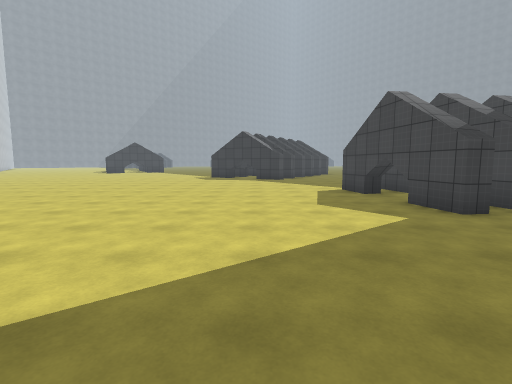
View 1 (above)

24 first-person views from a walk through a Unity game level. The camera is 1.5 m above the floor, tilts 6° down and sees 85° across. The floor is counted in squares, 1.8 m on a side. Each view is taken from the middle of a square. On the plan, view 1 faces up. The plan holds only what a view shows up to about 10 squares ahead; the rest is blank. The place goes on beyond the plan. The player character is not drawn. Some animated figures are not drawn. Surface patterns are stand-ins for the level's own textures.

View 2
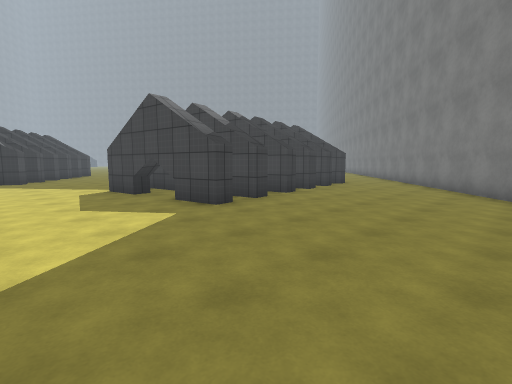

View 3
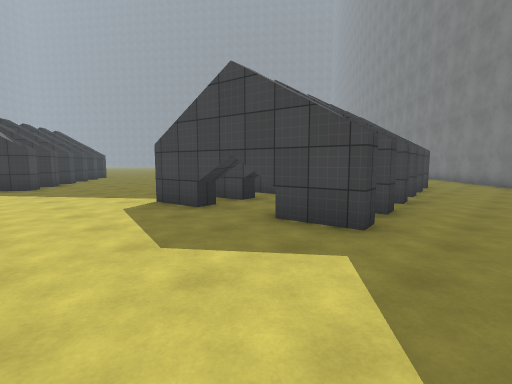

View 4
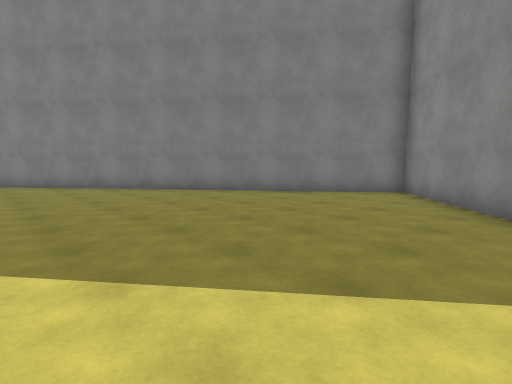

View 5
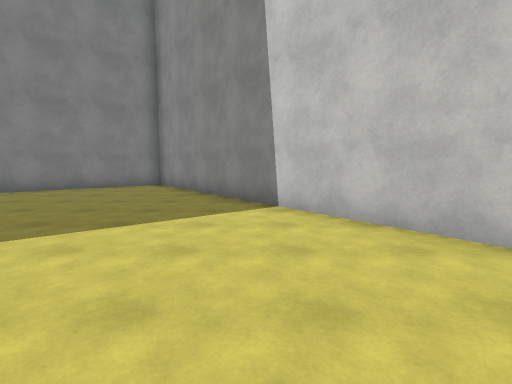

View 6
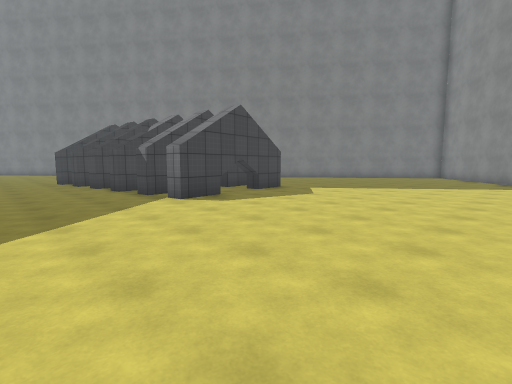

View 7
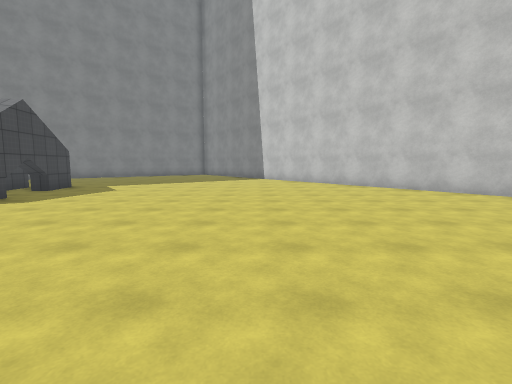

View 8
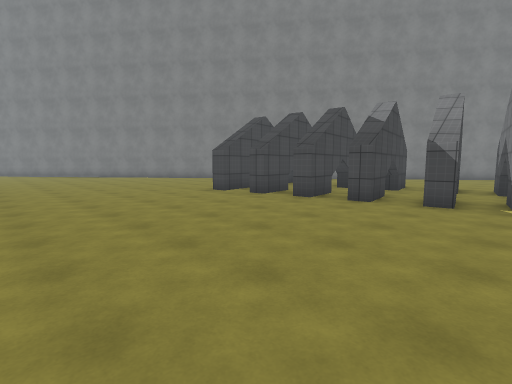

View 9
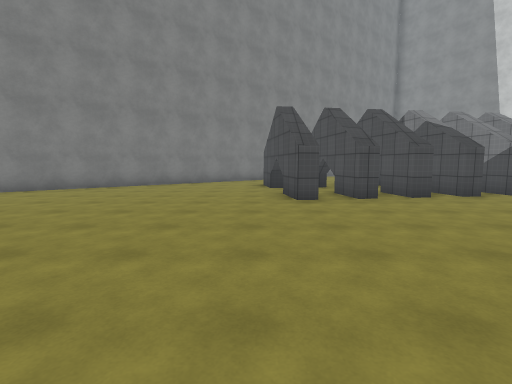

View 10
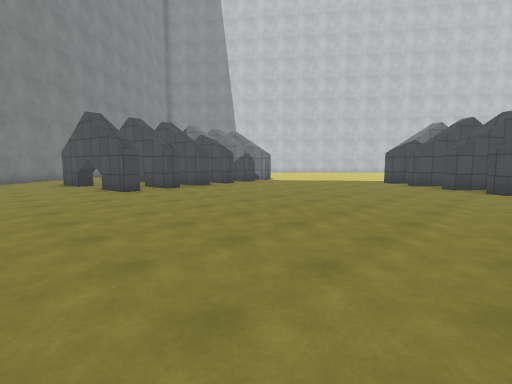

View 11
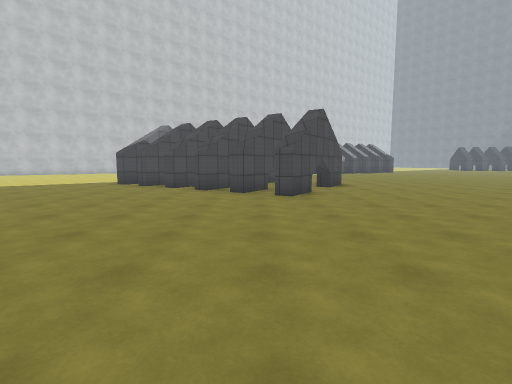

View 12
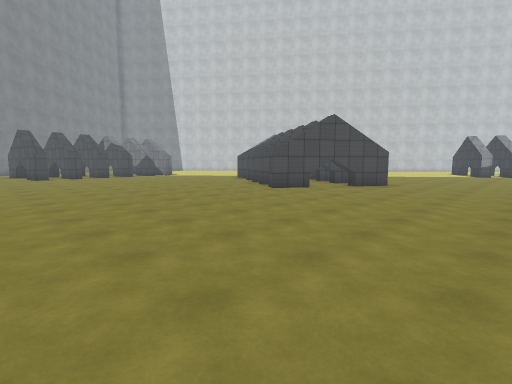

View 13
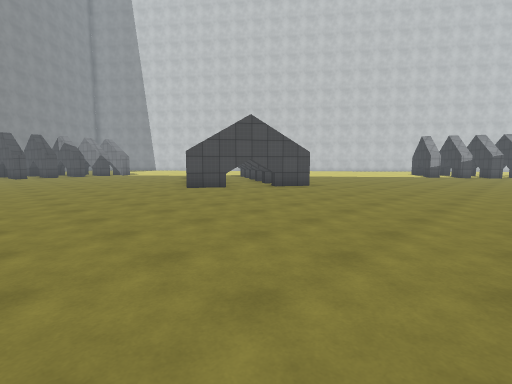

View 14
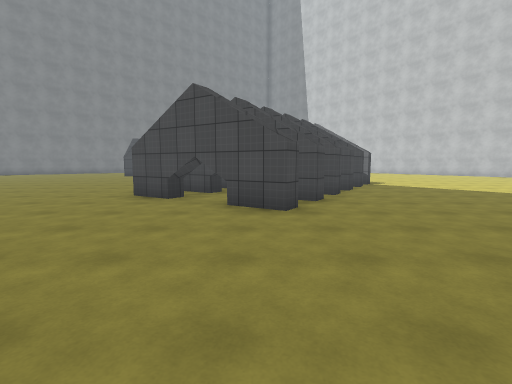

View 15
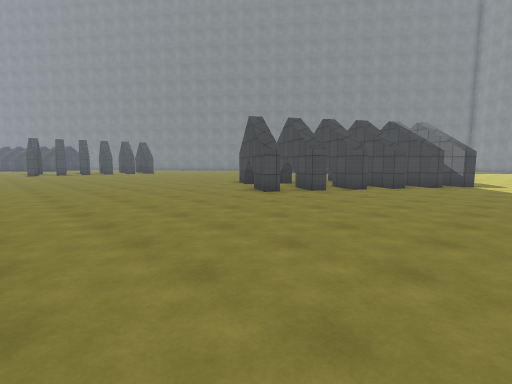

View 16
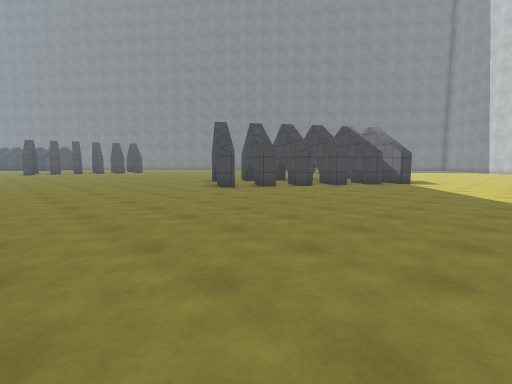

View 17
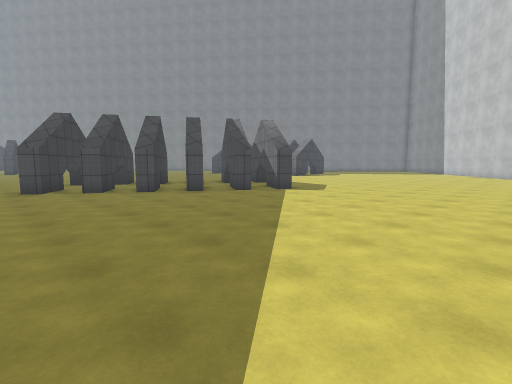

View 18
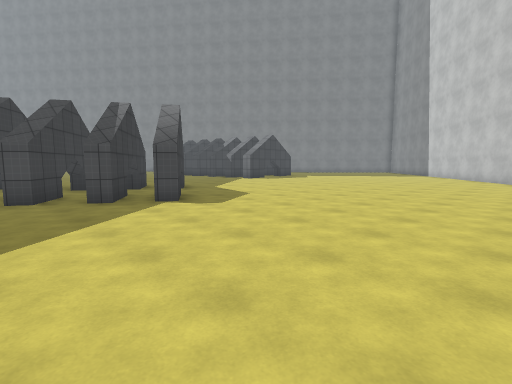

View 19
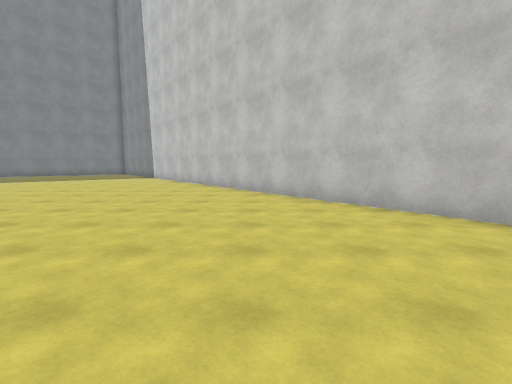

View 20
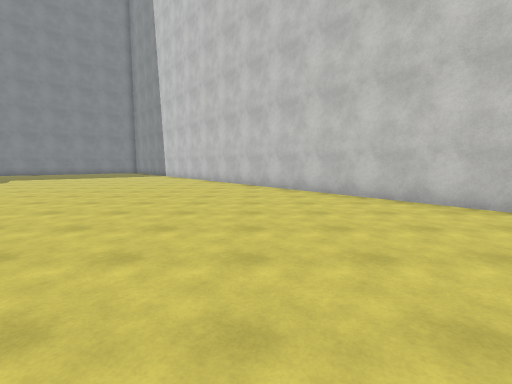

View 21
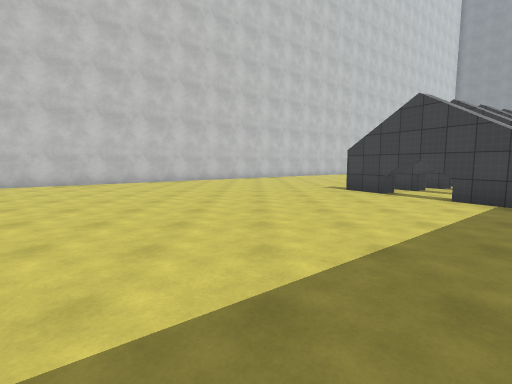

View 22
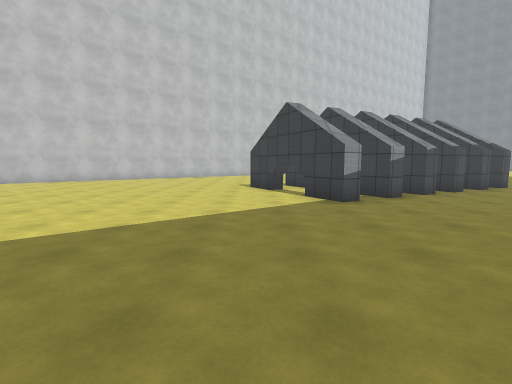

View 23
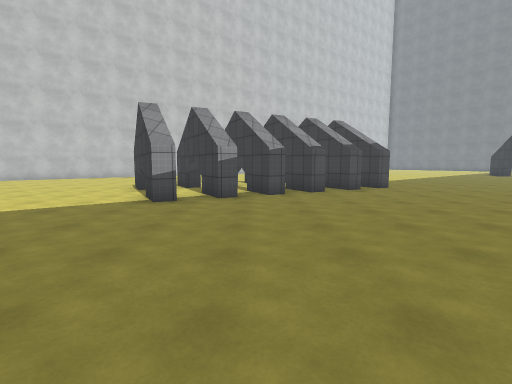

View 24
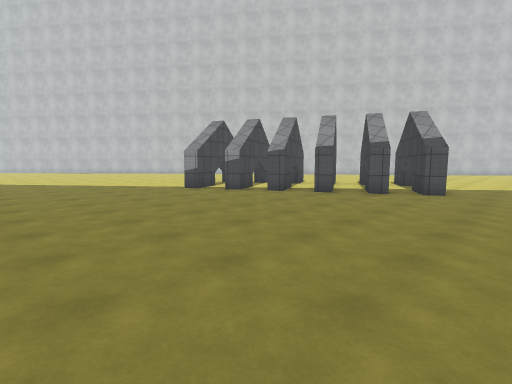

### Floor plan
Key: @ floor where view 1 was taken; # wall or solid block; . floor.
Columns run from 13 left of view 1 to 18 right of it. Each row starts with its distance up from view 1.
 32 ...........
 31 ...........
 30 .##........
 29 ###........
 28  ###....................
 27   #.....................
 26   ##......................
 25  ####.....................
 24  #####....................
 23  ####.....................
 22 .##............#..........
 21 ..............###.........
 20 ..............#####.......
 19 .............#####........
 18 ............### #..........
 17 ............#####..........
 16 ...........######..........
 15 ...........#####...........
 14 ..............#..............
 13 .............................
 12 #............................
 11 #.............................
 10  #.............................
  9  ##................###.#.......
  8   ##............##.#####.......#
  7    ##...........#. #####......##
  6     #...........#.######.....##
  5     ##..........#.####....
  4      ##...................#
  3         .................##
  2        #...............###
  1         #.............##
  0         ##...@.......##
 -1          ##.........##
 -2           ##......##
 -3            #.....##
 -4            ##...##
 -5             #####

Positions as (right, up) in squares from view 1, and headings:
1: (0, 0), facing up
2: (0, 0), facing up-right
3: (0, 3), facing up-right
4: (-2, 3), facing down-right
5: (-3, 5), facing down
6: (-3, 12), facing down-right
7: (-3, 14), facing down
8: (3, 15), facing down-right
9: (11, 16), facing down
10: (13, 18), facing down-left
11: (12, 19), facing left
12: (12, 26), facing down-left
13: (10, 28), facing down-left
14: (2, 27), facing down
15: (-4, 28), facing down-right
16: (-6, 28), facing down-right
17: (-8, 23), facing down-right
18: (-8, 19), facing down-right
19: (-9, 15), facing down
20: (-9, 17), facing down
21: (-3, 19), facing left
22: (-2, 22), facing left
23: (-2, 26), facing left
24: (-3, 32), facing down-left
